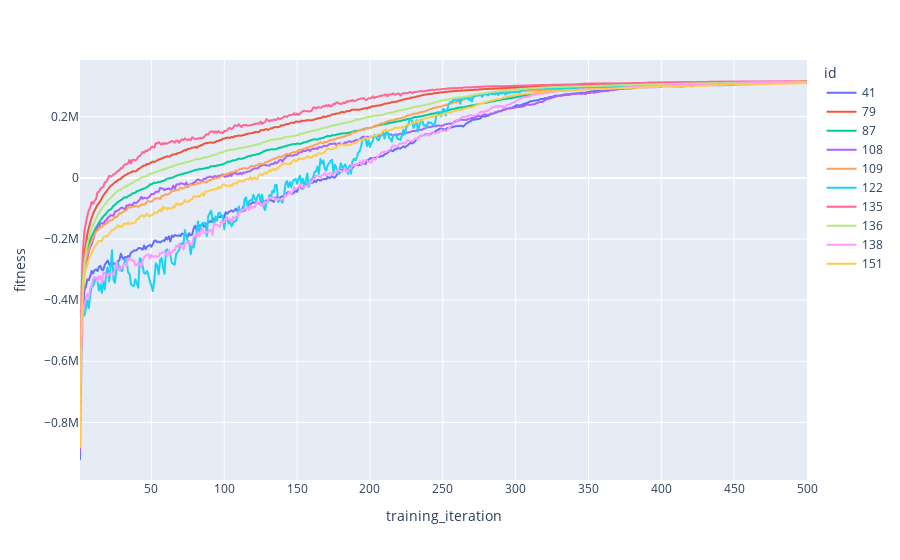

This figure's notebook cell:
### Code cell
fig = px.line(
    data_frame=tuning_history_aggregated_top,
    x="training_iteration",
    y="fitness",
    color="id",
)
fig.show()

### Figure 1 — Plotly figure (JSON) as saved in the notebook; plotly's stock layout.template omitted (floating-point values rounded to 4 significant figures; data arrays with more than 128 entries replaced by an {"elided": "..."} marker saying what was removed)
{"data": [{"hovertemplate": "id=41<br>training_iteration=%{x}<br>fitness=%{y}<extra></extra>", "legendgroup": "41", "line": {"color": "#636efa", "dash": "solid"}, "marker": {"symbol": "circle"}, "mode": "lines", "name": "41", "showlegend": true, "type": "scattergl", "x": {"elided": "500 int values"}, "xaxis": "x", "y": {"elided": "500 float values"}, "yaxis": "y"}, {"hovertemplate": "id=79<br>training_iteration=%{x}<br>fitness=%{y}<extra></extra>", "legendgroup": "79", "line": {"color": "#EF553B", "dash": "solid"}, "marker": {"symbol": "circle"}, "mode": "lines", "name": "79", "showlegend": true, "type": "scattergl", "x": {"elided": "500 int values"}, "xaxis": "x", "y": {"elided": "500 float values"}, "yaxis": "y"}, {"hovertemplate": "id=87<br>training_iteration=%{x}<br>fitness=%{y}<extra></extra>", "legendgroup": "87", "line": {"color": "#00cc96", "dash": "solid"}, "marker": {"symbol": "circle"}, "mode": "lines", "name": "87", "showlegend": true, "type": "scattergl", "x": {"elided": "500 int values"}, "xaxis": "x", "y": {"elided": "500 float values"}, "yaxis": "y"}, {"hovertemplate": "id=108<br>training_iteration=%{x}<br>fitness=%{y}<extra></extra>", "legendgroup": "108", "line": {"color": "#ab63fa", "dash": "solid"}, "marker": {"symbol": "circle"}, "mode": "lines", "name": "108", "showlegend": true, "type": "scattergl", "x": {"elided": "500 int values"}, "xaxis": "x", "y": {"elided": "500 float values"}, "yaxis": "y"}, {"hovertemplate": "id=109<br>training_iteration=%{x}<br>fitness=%{y}<extra></extra>", "legendgroup": "109", "line": {"color": "#FFA15A", "dash": "solid"}, "marker": {"symbol": "circle"}, "mode": "lines", "name": "109", "showlegend": true, "type": "scattergl", "x": {"elided": "500 int values"}, "xaxis": "x", "y": {"elided": "500 float values"}, "yaxis": "y"}, {"hovertemplate": "id=122<br>training_iteration=%{x}<br>fitness=%{y}<extra></extra>", "legendgroup": "122", "line": {"color": "#19d3f3", "dash": "solid"}, "marker": {"symbol": "circle"}, "mode": "lines", "name": "122", "showlegend": true, "type": "scattergl", "x": {"elided": "500 int values"}, "xaxis": "x", "y": {"elided": "500 float values"}, "yaxis": "y"}, {"hovertemplate": "id=135<br>training_iteration=%{x}<br>fitness=%{y}<extra></extra>", "legendgroup": "135", "line": {"color": "#FF6692", "dash": "solid"}, "marker": {"symbol": "circle"}, "mode": "lines", "name": "135", "showlegend": true, "type": "scattergl", "x": {"elided": "500 int values"}, "xaxis": "x", "y": {"elided": "500 float values"}, "yaxis": "y"}, {"hovertemplate": "id=136<br>training_iteration=%{x}<br>fitness=%{y}<extra></extra>", "legendgroup": "136", "line": {"color": "#B6E880", "dash": "solid"}, "marker": {"symbol": "circle"}, "mode": "lines", "name": "136", "showlegend": true, "type": "scattergl", "x": {"elided": "500 int values"}, "xaxis": "x", "y": {"elided": "500 float values"}, "yaxis": "y"}, {"hovertemplate": "id=138<br>training_iteration=%{x}<br>fitness=%{y}<extra></extra>", "legendgroup": "138", "line": {"color": "#FF97FF", "dash": "solid"}, "marker": {"symbol": "circle"}, "mode": "lines", "name": "138", "showlegend": true, "type": "scattergl", "x": {"elided": "500 int values"}, "xaxis": "x", "y": {"elided": "500 float values"}, "yaxis": "y"}, {"hovertemplate": "id=151<br>training_iteration=%{x}<br>fitness=%{y}<extra></extra>", "legendgroup": "151", "line": {"color": "#FECB52", "dash": "solid"}, "marker": {"symbol": "circle"}, "mode": "lines", "name": "151", "showlegend": true, "type": "scattergl", "x": {"elided": "500 int values"}, "xaxis": "x", "y": {"elided": "500 float values"}, "yaxis": "y"}], "layout": {"legend": {"title": {"text": "id"}, "tracegroupgap": 0}, "margin": {"t": 60}, "xaxis": {"anchor": "y", "domain": [0, 1], "title": {"text": "training_iteration"}}, "yaxis": {"anchor": "x", "domain": [0, 1], "title": {"text": "fitness"}}}}
